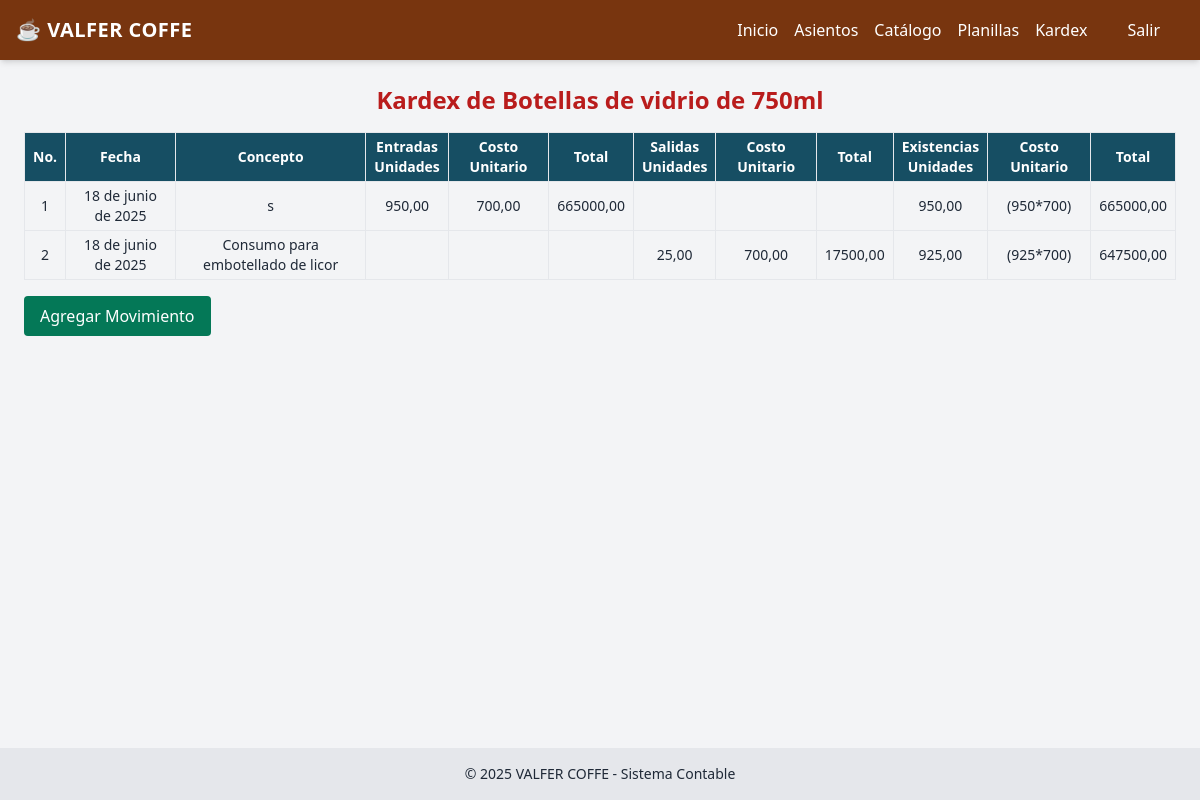
Page /kardex/2/ on the committed database.
### contabilidad/models.py (models this page shows, shortened)
class MateriaPrima(models.Model):
    nombre = models.CharField(max_length=100)
    unidad_medida = models.CharField(max_length=20)  # Ej: 'quintal', 'botella', 'litro'

class KardexMateriaPrima(models.Model):
    materia_prima = models.ForeignKey(MateriaPrima, on_delete=models.CASCADE)
    fecha = models.DateField()
    tipo_movimiento = models.CharField(max_length=20, choices=[('entrada','Entrada'),('salida','Salida'),('proceso','Consumo Proceso')])
    concepto = models.CharField(max_length=255, blank=True, null=True)  # Ej: factura, proceso, etc.
    cantidad = models.DecimalField(max_digits=12, decimal_places=2)
    costo_unitario = models.DecimalField(max_digits=12, decimal_places=2)
    total = models.DecimalField(max_digits=12, decimal_places=2)
    saldo_cantidad = models.DecimalField(max_digits=12, decimal_places=2)
    saldo_total = models.DecimalField(max_digits=12, decimal_places=2)

### contabilidad/views.py (the view)
# urls.py: path('kardex/<int:materia_prima_id>/', views.kardex_materia_prima_list, name='kardex_materia_prima_list'),
def kardex_materia_prima_list(request, materia_prima_id):
    materia = get_object_or_404(MateriaPrima, id=materia_prima_id)
    movimientos = KardexMateriaPrima.objects.filter(materia_prima=materia).order_by('fecha', 'id')
    existencias_peps = calcular_existencias_peps(movimientos)
    movimientos_y_lotes = zip(movimientos, existencias_peps)
    return render(request, 'inventario/kardex_materia_prima_list.html', {
        'materia': materia,
        'movimientos_y_lotes': movimientos_y_lotes,
    })

### contabilidad/templates/inventario/kardex_materia_prima_list.html (shortened to what this page needs)
{% extends 'contabilidad/base.html' %}
{% block content %}
<h2 class="text-2xl font-bold mb-4 text-center text-red-700">Kardex de {{ materia.nombre }}</h2>
<div class="overflow-x-auto">
  <table class="w-full text-sm border text-center">
    <thead class="bg-cyan-900 text-white">
      <tr>
        <th class="border px-2 py-1">No.</th>
        <th class="border px-2 py-1">Fecha</th>
        <th class="border px-2 py-1">Concepto</th>
        <th class="border px-2 py-1">Entradas<br>Unidades</th>
        <th class="border px-2 py-1">Costo Unitario</th>
        <th class="border px-2 py-1">Total</th>
        <th class="border px-2 py-1">Salidas<br>Unidades</th>
        <th class="border px-2 py-1">Costo Unitario</th>
        <th class="border px-2 py-1">Total</th>
        <th class="border px-2 py-1">Existencias<br>Unidades</th>
        <th class="border px-2 py-1">Costo Unitario</th>
        <th class="border px-2 py-1">Total</th>
      </tr>
    </thead>
    <tbody>
      {% for mov, exist in movimientos_y_lotes %}
        <tr>
          <td class="border px-2 py-1">{{ forloop.counter }}</td>
          <td class="border px-2 py-1">{{ mov.fecha }}</td>
          <td class="border px-2 py-1">{{ mov.concepto }}</td>
          {% if mov.tipo_movimiento == 'entrada' %}
            <td class="border px-2 py-1">{{ mov.cantidad|floatformat:2 }}</td>
            <td class="border px-2 py-1">{{ mov.costo_unitario|floatformat:2 }}</td>
            <td class="border px-2 py-1">{{ mov.total|floatformat:2 }}</td>
            <td class="border px-2 py-1"></td>
            <td class="border px-2 py-1"></td>
            <td class="border px-2 py-1"></td>
          {% elif mov.tipo_movimiento in 'salida proceso' %}
            <td class="border px-2 py-1"></td>
            <td class="border px-2 py-1"></td>
            <td class="border px-2 py-1"></td>
            <td class="border px-2 py-1">{{ mov.cantidad|floatformat:2 }}</td>
            <td class="border px-2 py-1">{{ mov.costo_unitario|floatformat:2 }}</td>
            <td class="border px-2 py-1">{{ mov.total|floatformat:2 }}</td>
          {% endif %}
          <td class="border px-2 py-1">{{ exist.unidades_totales|floatformat:2 }}</td>
          <td class="border px-2 py-1">{{ exist.detalle|safe }}</td>
          <td class="border px-2 py-1">{{ exist.valor_total|floatformat:2 }}</td>
        </tr>
      {% endfor %}
    </tbody>
  </table>
</div>
<div class="mt-4">
  <a href="{% url 'kardex_materia_prima_nuevo' materia.id %}" class="inline-block bg-emerald-700 text-white px-4 py-2 rounded hover:bg-emerald-800 transition">Agregar Movimiento</a>
</div>
{% endblock %}

### rows in the picture
MateriaPrima: nombre "Botellas de vidrio de 750ml"
KardexMateriaPrima: fecha "18 de junio de 2025", concepto "s", cantidad "950,00", costo_unitario "700,00", total "665000,00", unidades_totales "950,00", detalle "(950*700)", valor_total "665000,00"
KardexMateriaPrima: fecha "18 de junio de 2025", concepto "Consumo para embotellado de licor", cantidad "25,00", costo_unitario "700,00", total "17500,00", unidades_totales "925,00", detalle "(925*700)", valor_total "647500,00"
